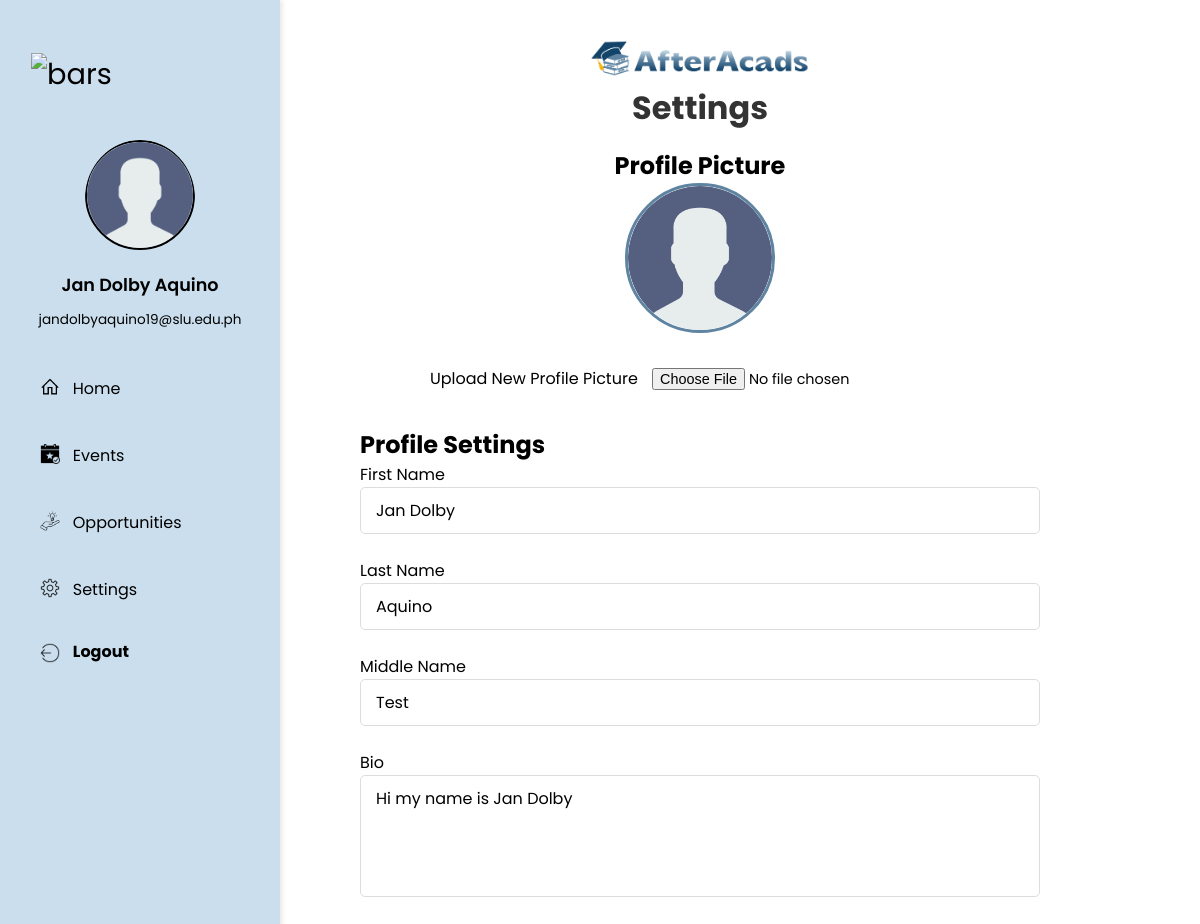
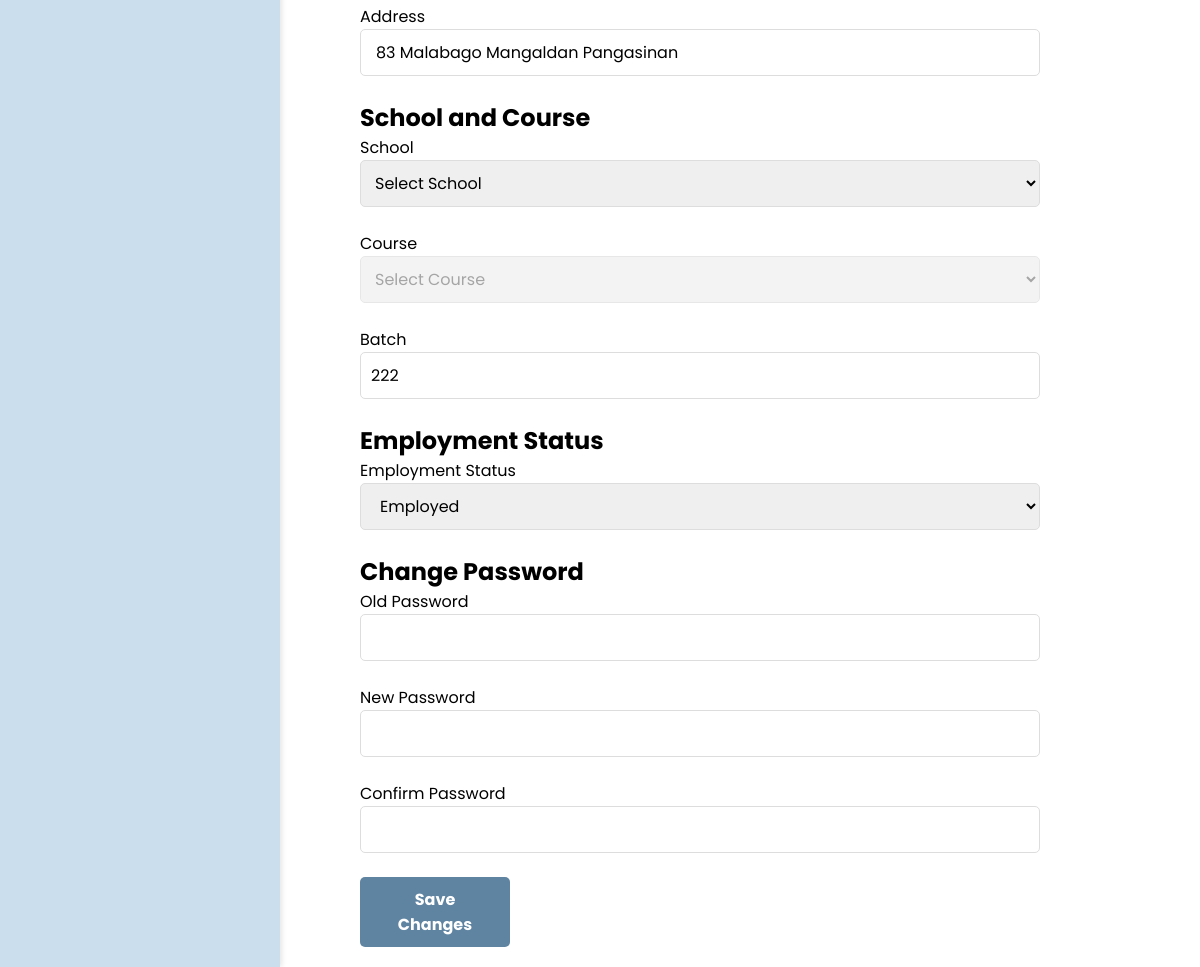
The app's page /pages/alumni/settings.php (signed in), older data (2 pictures, top to bottom).
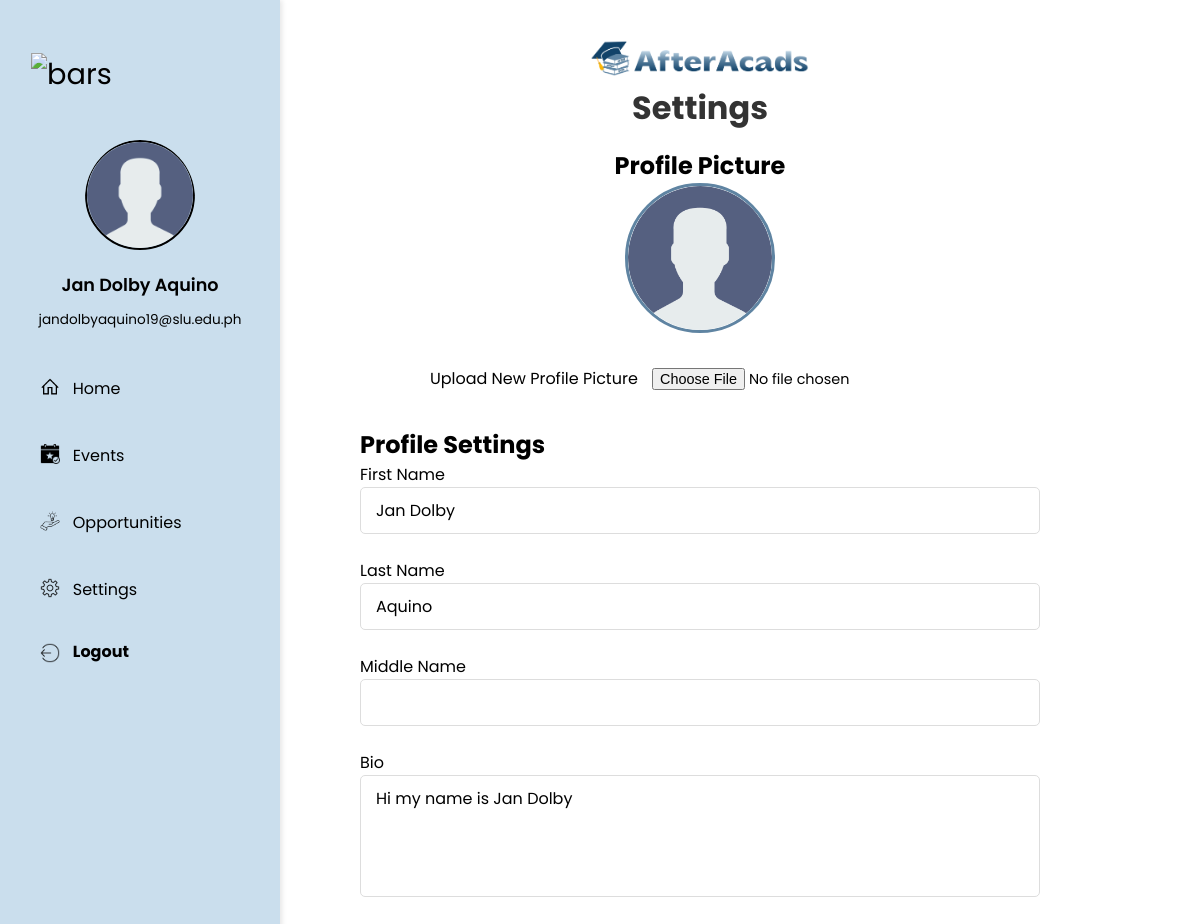
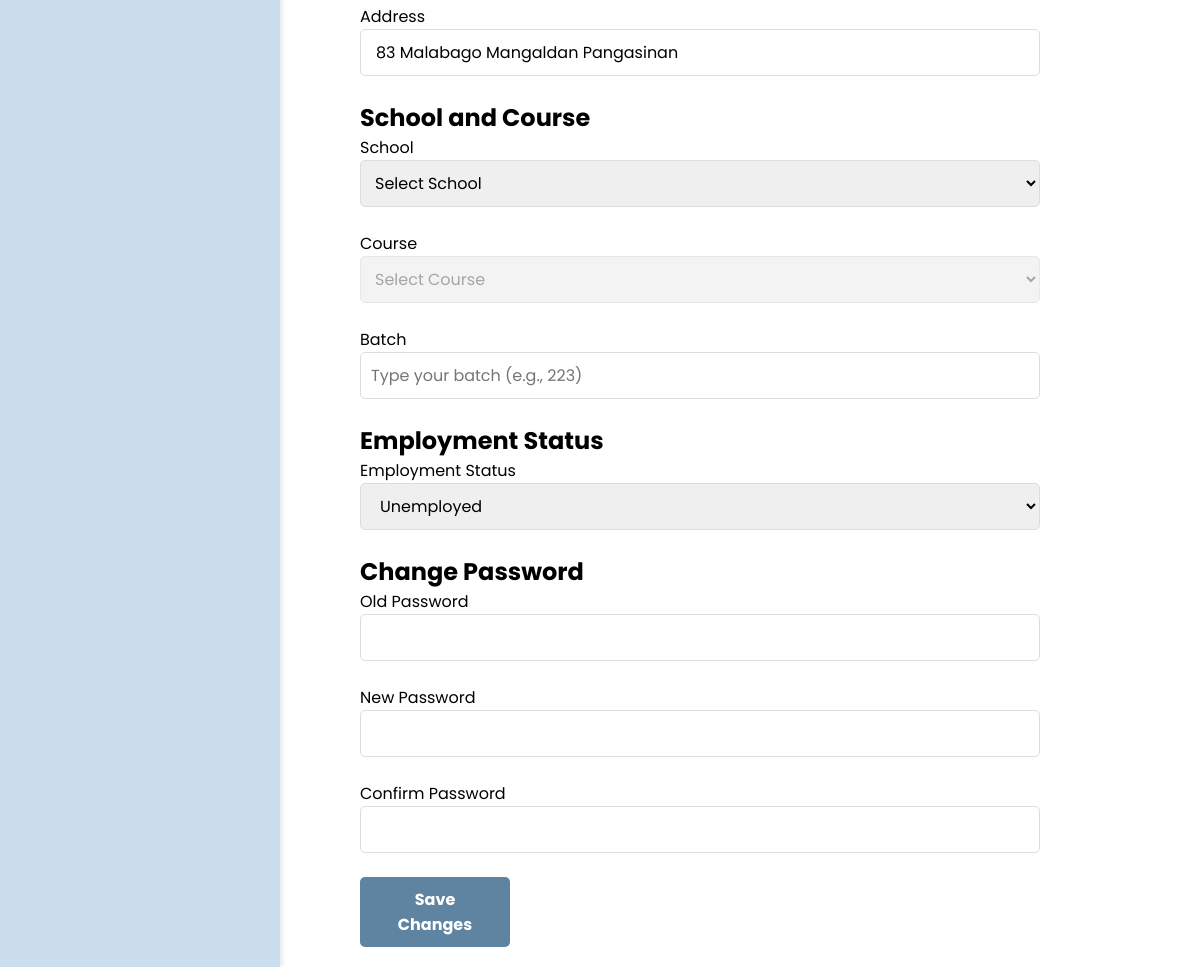
The same page, newer data (2 pictures, top to bottom).
### tables this page shows
CREATE TABLE IF NOT EXISTS `users` (
  `id` int NOT NULL AUTO_INCREMENT,
  `first_name` varchar(100) NOT NULL,
  `middle_name` varchar(100) DEFAULT NULL,
  `last_name` varchar(100) NOT NULL,
  `email` varchar(255) NOT NULL,
  `password_hash` varchar(255) NOT NULL,
  `agreed_to_terms` tinyint(1) NOT NULL,
  `created_at` timestamp NOT NULL DEFAULT CURRENT_TIMESTAMP,
  `user_address` text,
  `bio` text,
  `employment_status` enum('Employed','Unemployed','Not Looking For Work','Retired','Studying') DEFAULT 'Unemployed',
  `status` enum('pending','approved','rejected') DEFAULT 'pending',
  `profile_picture` blob,
  `alumni_photo_validation` blob,
  `userType` enum('alumni','admin','manager') NOT NULL DEFAULT 'alumni',
  `batch_id` int DEFAULT NULL,
  `school_id` int DEFAULT NULL,
  `course_id` int DEFAULT NULL,
  `gender` enum('Male','Female','Prefer Not To Say') NOT NULL DEFAULT 'Prefer Not To Say',
  PRIMARY KEY (`id`),
  UNIQUE KEY `email` (`email`),
  KEY `fk_batch` (`batch_id`),
  KEY `fk_users_schools` (`school_id`),
  KEY `fk_users_courses` (`course_id`)
);

CREATE TABLE IF NOT EXISTS `batches` (
  `id` int NOT NULL AUTO_INCREMENT,
  `batch_number` varchar(12) NOT NULL,
  PRIMARY KEY (`id`),
  UNIQUE KEY `name` (`batch_number`)
);

### config/alumni/header.php (called while the page is built, shortened)
<?php
function getAuthenticatedUser() {
    include '../../config/general/connection.php';
    $email = $_SESSION['email'];
    $sql = "SELECT u.*, b.batch_number AS batch_number, s.name AS school_name, c.name AS course_name
            FROM users u
            LEFT JOIN batches b ON u.batch_id = b.id
            LEFT JOIN schools s ON u.school_id = s.id
            LEFT JOIN courses c ON u.course_id = c.id
            WHERE u.email = ?";
    $stmt = $conn->prepare($sql);
    $stmt->bind_param("s", $email);
    $stmt->execute();
    $result = $stmt->get_result();
    if ($result->num_rows > 0) {
        return $result->fetch_assoc();
    } else {
        die("User not authenticated. Please log in.");
    }
}
?>

### pages/alumni/settings.php (the view, shortened to what the changed rows need)
<?php
include '../../config/alumni/header.php';
$user = getAuthenticatedUser();
?>
<!DOCTYPE html>
<html lang="en">
<head>
    <link rel="stylesheet" href="https://maxst.icons8.com/vue-static/landings/line-awesome/line-awesome/1.3.0/css/line-awesome.min.css" />
    <link rel="stylesheet" href="../../style/alumni/settings.css" />
</head>
<body>
    <div class="sidebar">
        <div class="sidebar-content">
            <div class="sidebar-user">
                <div>
                    <h3><?php echo htmlspecialchars($user['first_name'] . ' ' . $user['last_name']); ?></h3>
                    <span><?php echo htmlspecialchars($user['email']); ?></span>
                </div>
            </div>
        </div>
    </div>
    <div class="main-content">
        <main>
            <h1>Settings</h1>
            <form id="settings-form" method="post" action="../../config/alumni/update_settings.php" enctype="multipart/form-data">
                <div class="profile-picture-group">
                    <h2>Profile Picture</h2>
                </div>
                <h2>Profile Settings</h2>
                <div class="form-group">
                    <label>First Name</label>
                    <input type="text" name="first-name" value="<?= htmlspecialchars($user['first_name']) ?>" required>
                </div>
                <div class="form-group">
                    <label>Last Name</label>
                    <input type="text" name="last-name" value="<?= htmlspecialchars($user['last_name']) ?>" required>
                </div>
                <div class="form-group">
                    <label>Middle Name</label>
                    <input type="text" name="middle-name" value="<?= htmlspecialchars($user['middle_name']) ?>">
                </div>
                <div class="form-group">
                    <label>Bio</label>
                    <textarea name="bio" id = "bio" rows="4"><?= htmlspecialchars($user['bio']) ?></textarea>
                </div>
                <div class="form-group">
                    <label>Address</label>
                    <input type="text" name="address" id ="address" value="<?= htmlspecialchars($user['user_address']) ?>">
                </div>
                <h2>School and Course</h2>
                <div class="form-group">
                    <label>Batch</label>
                    <input type="text" id="batch" name="batch" list="batch-list" value="<?= htmlspecialchars($user['batch_number'] ?? '') ?>" placeholder="Type your batch (e.g., 223)" />
                </div>
                <h2>Employment Status</h2>
                <div class="form-group">
                    <label for="employment-status">Employment Status</label>
                    <select id="employment-status" name="employment-status" required>
                        <option value="Employed" <?= ($user['employment_status'] === 'Employed' ? 'selected' : '') ?>>Employed</option>
                        <option value="Unemployed" <?= ($user['employment_status'] === 'Unemployed' ? 'selected' : '') ?>>Unemployed</option>
                    </select>
                </div>
                <h2>Change Password</h2>
            </form>
        </main>
    </div>
</body>
</html>

Row changes from the older to the newer data that the page shows:
changed users "Jan Dolby Aquino": employment-status "Employed" → "Unemployed"; middle-name "Test" → (not shown); batch "222" → (not shown)
